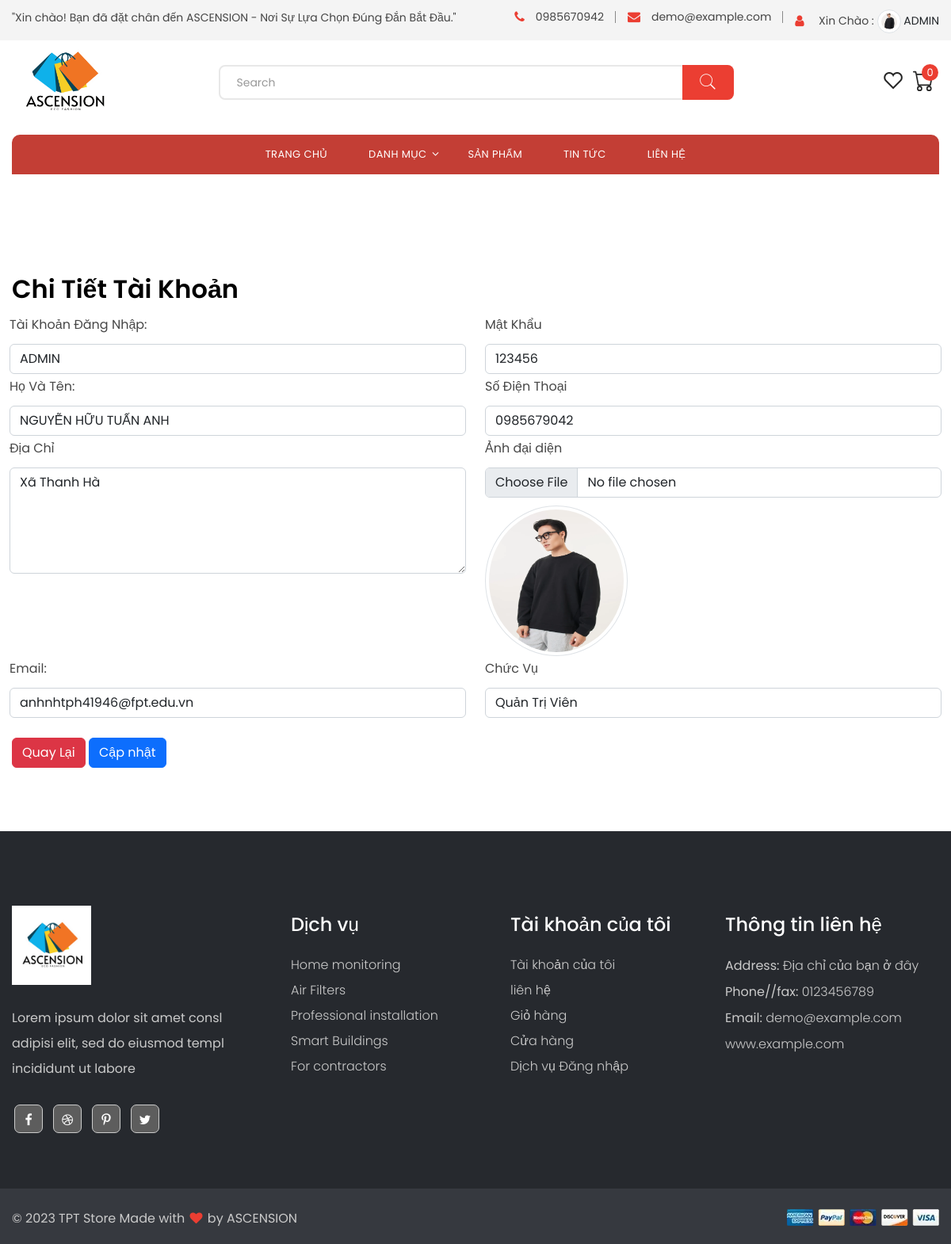
The page /?act=thongtin (signed in) on the database its author committed.
### tables this page shows
CREATE TABLE `taikhoan` (
  `id_tk` int(11) NOT NULL,
  `name_tk` varchar(150) NOT NULL,
  `pass` varchar(300) NOT NULL,
  `image_tk` varchar(255) DEFAULT NULL,
  `full_name` varchar(255) NOT NULL,
  `chucvu` tinyint(4) NOT NULL DEFAULT 0,
  `email` varchar(150) NOT NULL,
  `phone` int(11) DEFAULT NULL,
  `dia_chi` text NOT NULL,
  `lock` tinyint(1) NOT NULL DEFAULT 0
);

### model/pdo.php (called while the page is built, shortened)
<?php
function pdo_get_connection(){
    $dburl = "mysql:host=127.0.0.1;dbname=duan1;charset=utf8";
    $username = 'root';
    $password = '';
    $conn = new PDO($dburl, $username, $password);
    $conn->setAttribute(PDO::ATTR_ERRMODE, PDO::ERRMODE_EXCEPTION);
    return $conn;
}
function pdo_query_one($sql){
    $sql_args = array_slice(func_get_args(), 1);
    try{
        $conn = pdo_get_connection();
        $stmt = $conn->prepare($sql);
        $stmt->execute($sql_args);
        $row = $stmt->fetch(PDO::FETCH_ASSOC);
        return $row;
    }
    catch(PDOException $e){
        throw $e;
    }
    finally{
        unset($conn);
    }
}

### model/taikhoan.php (called while the page is built, shortened)
<?php
function Load_one_TK($id)
{
  $sql = "SELECT * FROM taikhoan WHERE id_tk = $id";
  $tk = pdo_query_one($sql);
  return $tk;
}

### view/Taikhoan/thongtin.php (the view, shortened to what this page needs)
<div class="container mt-3">
    <h2>Chi Tiết Tài Khoản</h2>
    <form method="post" action="?act=capnhattk" enctype="multipart/form-data">
        <div class="row">
            <div class="col">
                <label name="mau_sac" class="form-label">Tài Khoản Đăng Nhập:</label>
                <input type="text" value="<?= $tk['name_tk'] ?>" name="tk" class="form-control" readonly>
            </div>
            <div class="col">
                <label name="mau_sac" class="form-label">Mật Khẩu</label>
                <input type="text" name="mk" value="<?= $tk['pass'] ?>" class="form-control" readonly>
            </div>
        </div>
        <div class="row">
            <div class="col">
                <label name="mau_sac" class="form-label">Họ Và Tên:</label>
                <input type="text" value="<?= $tk['full_name'] ?>" name="full-name" class="form-control">
            </div>
            <div class="col">
                <label name="mau_sac" class="form-label">Số Điện Thoại</label>
                <input type="text" value="0<?= $tk['phone'] ?>" name="sdt" class="form-control">
            </div>
        </div>
        <div class="row">
            <div class="col">
                <label name="mau_sac" class="form-label">Địa Chỉ</label>
                <textarea class="form-control" rows="5" id="comment" name="diachi"><?= $tk['dia_chi'] ?></textarea>
            </div>
            <div class="col">
                <label name="mau_sac" class="form-label">Ảnh đại diện</label>
                <input class="form-control" type="file" name="img_tk">
                <img src="assets/uploads/<?= $tk['image_tk'] ?>" class="img-thumbnail" style="margin-top: 10px; border-radius: 50%; width:180px; height: 190px;" >
            </div>
        </div>
        <div class="row">
            <div class="col">
                <label name="mau_sac" class="form-label">Email:</label>
                <input type="text" name="email" value="<?= $tk['email'] ?>" class="form-control">
            </div>
            <div class="col">
                <label name="mau_sac" class="form-label">Chức Vụ</label>
                <input type="text" value="<?= ($tk['chucvu']) == 1 ? 'Quản Trị Viên' : 'Khách Hàng' ?>" class="form-control" readonly>
            </div>
        </div>
        <div class="col1" style="margin-top:25px ;">
            <a href="?act=taikhoan" class="btn btn-danger"><i class="bi bi-arrow-left-square-fill"></i> Quay Lại</a>
            <input type="submit" value="Cập nhật" name="gui" class="btn btn-primary">
        </div>
    </form>
</div>

### rows shown on the page
taikhoan: tk "ADMIN", mk "123456", full-name "NGUYỄN HỮU TUẤN ANH", sdt "0985679042", diachi "Xã Thanh Hà", image_tk (picture), email "anhnhtph41946@fpt.edu.vn", chucvu "Quản Trị Viên"

### other values the page prints
$_SESSION['username']['name_tk'] "ADMIN"
